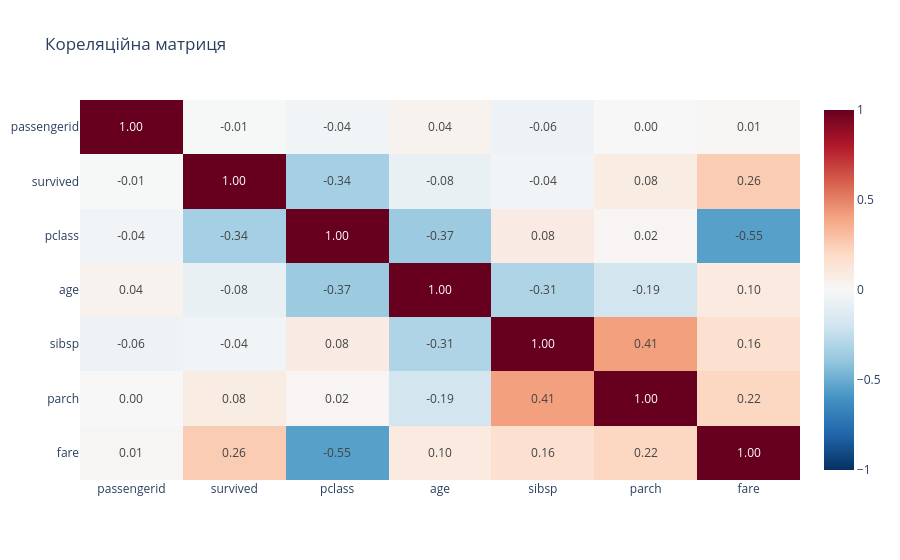

This figure's notebook cell:
### Code cell
# Heatmap - тепловий графік кореляційної матриці
numeric = df.select_dtypes(include=[np.number])
correlation = numeric.corr()

fig = px.imshow(correlation, 
                text_auto='.2f', 
                aspect="auto",
                title='Кореляційна матриця',
                color_continuous_scale='RdBu_r',
                zmin=-1, zmax=1)
fig.show()

### Figure 1 — Plotly figure (JSON) as saved in the notebook; plotly's stock layout.template omitted (floating-point values rounded to 4 significant figures)
{"data": [{"coloraxis": "coloraxis", "hovertemplate": "x: %{x}<br>y: %{y}<br>color: %{z}<extra></extra>", "name": "0", "texttemplate": "%{z:.2f}", "type": "heatmap", "x": ["passengerid", "survived", "pclass", "age", "sibsp", "parch", "fare"], "xaxis": "x", "y": ["passengerid", "survived", "pclass", "age", "sibsp", "parch", "fare"], "yaxis": "y", "z": [[1.0, -0.005007, -0.03514, 0.03685, -0.05753, -0.001652, 0.01266], [-0.005007, 1.0, -0.3385, -0.07722, -0.03532, 0.08163, 0.2573], [-0.03514, -0.3385, 1.0, -0.3692, 0.08308, 0.01844, -0.5495], [0.03685, -0.07722, -0.3692, 1.0, -0.3082, -0.1891, 0.09607], [-0.05753, -0.03532, 0.08308, -0.3082, 1.0, 0.4148, 0.1597], [-0.001652, 0.08163, 0.01844, -0.1891, 0.4148, 1.0, 0.2162], [0.01266, 0.2573, -0.5495, 0.09607, 0.1597, 0.2162, 1.0]]}], "layout": {"coloraxis": {"cmax": 1, "cmin": -1, "colorscale": [[0, "rgb(5,48,97)"], [0.1, "rgb(33,102,172)"], [0.2, "rgb(67,147,195)"], [0.3, "rgb(146,197,222)"], [0.4, "rgb(209,229,240)"], [0.5, "rgb(247,247,247)"], [0.6, "rgb(253,219,199)"], [0.7, "rgb(244,165,130)"], [0.8, "rgb(214,96,77)"], [0.9, "rgb(178,24,43)"], [1, "rgb(103,0,31)"]]}, "title": {"text": "Кореляційна матриця"}, "xaxis": {"anchor": "y", "domain": [0, 1]}, "yaxis": {"anchor": "x", "autorange": "reversed", "domain": [0, 1]}}}
